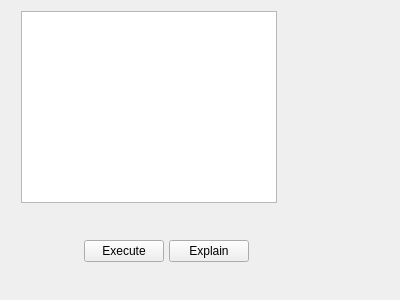
<?xml version="1.0" encoding="UTF-8"?>
<ui version="4.0">
 <class>QSQLiteQueryWindow</class>
 <widget class="QWidget" name="QSQLiteQueryWindow">
  <property name="geometry">
   <rect>
    <x>0</x>
    <y>0</y>
    <width>400</width>
    <height>300</height>
   </rect>
  </property>
  <property name="windowTitle">
   <string>Form</string>
  </property>
  <layout class="QVBoxLayout" name="verticalLayout">
   <item>
    <widget class="QWidget" name="centralWidget" native="true">
     <widget class="QTextEdit" name="textEdit">
      <property name="geometry">
       <rect>
        <x>10</x>
        <y>0</y>
        <width>256</width>
        <height>192</height>
       </rect>
      </property>
     </widget>
     <widget class="QWidget" name="widget" native="true">
      <property name="geometry">
       <rect>
        <x>20</x>
        <y>210</y>
        <width>271</width>
        <height>60</height>
       </rect>
      </property>
      <property name="minimumSize">
       <size>
        <width>0</width>
        <height>40</height>
       </size>
      </property>
      <property name="maximumSize">
       <size>
        <width>16777215</width>
        <height>60</height>
       </size>
      </property>
      <layout class="QHBoxLayout" name="horizontalLayout">
       <property name="spacing">
        <number>5</number>
       </property>
       <property name="leftMargin">
        <number>0</number>
       </property>
       <property name="topMargin">
        <number>0</number>
       </property>
       <property name="rightMargin">
        <number>0</number>
       </property>
       <property name="bottomMargin">
        <number>0</number>
       </property>
       <item>
        <spacer name="horizontalSpacer">
         <property name="orientation">
          <enum>Qt::Horizontal</enum>
         </property>
         <property name="sizeHint" stdset="0">
          <size>
           <width>40</width>
           <height>20</height>
          </size>
         </property>
        </spacer>
       </item>
       <item>
        <widget class="QPushButton" name="pushButton">
         <property name="text">
          <string>Execute</string>
         </property>
        </widget>
       </item>
       <item>
        <widget class="QPushButton" name="pushButton_2">
         <property name="text">
          <string>Explain</string>
         </property>
        </widget>
       </item>
       <item>
        <spacer name="horizontalSpacer_2">
         <property name="orientation">
          <enum>Qt::Horizontal</enum>
         </property>
         <property name="sizeHint" stdset="0">
          <size>
           <width>40</width>
           <height>20</height>
          </size>
         </property>
        </spacer>
       </item>
      </layout>
     </widget>
    </widget>
   </item>
  </layout>
 </widget>
 <resources/>
 <connections/>
</ui>
